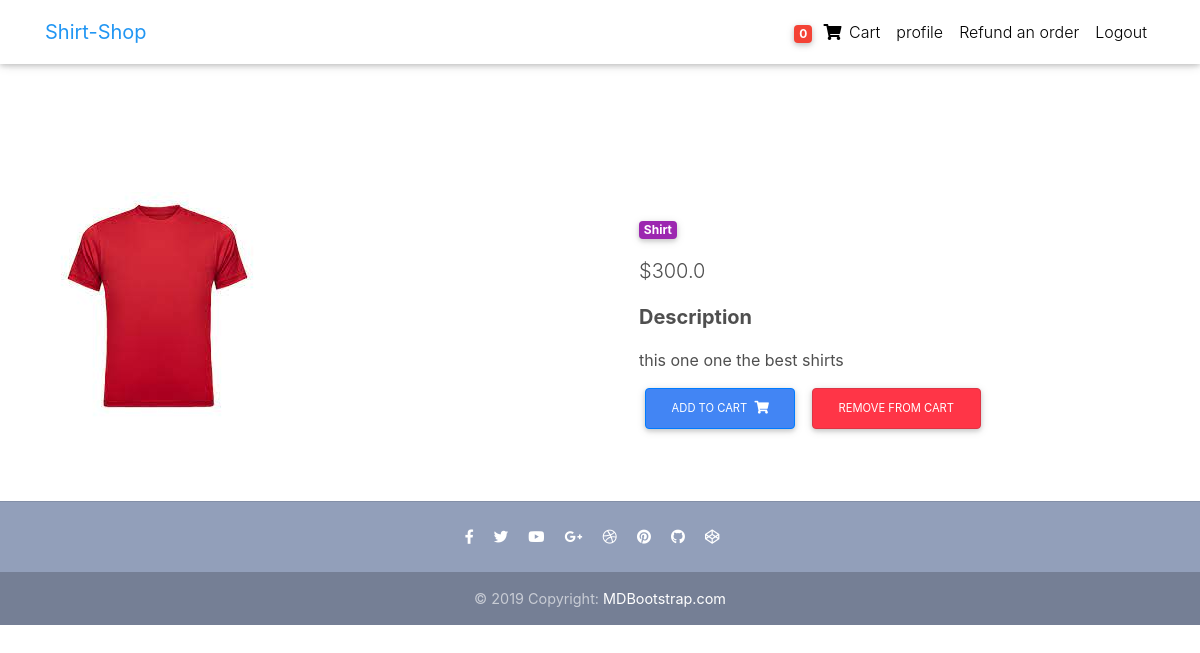
/product/test-1/ (signed in), run on the app's committed database.
### core/models.py (models this page shows, shortened)
class Item(models.Model):
    title = models.CharField(max_length=100)
    price = models.FloatField()
    image = models.ImageField(default="no_product_img.png", upload_to="core_images", null=True, blank=True)
    discount_price = models.FloatField(blank=True, null=True)
    category = models.CharField(choices=CATEGORIES_CHOICES, max_length=2)
    label = models.CharField(choices=LABEL_CHOICES, max_length=1)
    slug = models.SlugField()
    description = models.TextField()
    def get_add_to_cart_url(self):
        return reverse("core:add-to-cart", kwargs={"slug":self.slug})
    def get_remove_from_cart_url(self):
      return reverse("core:remove-from-cart", kwargs={"slug":self.slug})

### core/views.py (the view)
# urls.py: path('product/<slug>/', views.ProductDetailView.as_view(), name="product"),
class ProductDetailView(LoginRequiredMixin, DetailView):
    login_url = 'user-login'
    model = models.Item
    template_name = 'core/product.html'

### core/templatetags/cart_template_tags.py (called while the page is built)
@register.filter
def cart_item_count(user):
    if user.is_authenticated:
        qs = models.Order.objects.filter(user=user, ordered=False)
        if qs.exists():
            return qs[0].items.count()
        else:
            return 0
    else:
        return 0

### templates/core/product.html
{% extends "partials/base.html" %}
{% block content %}
  <main class="mt-5 pt-4">
    <div class="container dark-grey-text mt-5">
      <div class="row wow fadeIn">
        <div class="col-md-6 mb-4">
          <img src="{{item.image.url}}" class="img-fluid" alt="">
        </div>
        <div class="col-md-6 mb-4">
          <div class="p-4">
            <div class="mb-3">
              <a href="">
                <span class="badge purple mr-1">{{ object.get_category_display }}</span>
              </a>
            </div>
            <p class="lead">
              {% if object.discount_price %}
                <span class="mr-1"> <del>${{ object.price }}</del> </span>
                <span>${{ object.discount_price }}</span>
              {% else %}
                <span>${{ object.price }}</span>
              {% endif %}
            </p>
            <p class="lead font-weight-bold">Description</p>
            <p>{{ object.description }}</p>
            <a href="{{ object.get_add_to_cart_url }}" class="btn btn-primary btn-md my-0 p">
              Add to cart
              <i class="fas fa-shopping-cart ml-1"></i>
            </a>
            <a href="{{ object.get_remove_from_cart_url }}" class="btn btn-danger btn-md my-0 p">
              Remove from cart
            </a>
          </div>
        </div>
      </div>
    </div>
  </main>
{% endblock content %}

### templates/partials/navbar.html (shortened to what this page needs)
{% load cart_template_tags  %}
<nav class="navbar fixed-top navbar-expand-lg navbar-light white scrolling-navbar">
  <div class="container">
    <a class="navbar-brand waves-effect" href="/">
      <strong class="blue-text">Shirt-Shop</strong>
    </a>
    <div class="collapse navbar-collapse" id="navbarSupportedContent">
      <ul class="navbar-nav nav-flex-icons">
        {% if request.user.is_authenticated %}
        <li class="nav-item">
          <a href="{% url 'core:order-summary' %}" class="nav-link waves-effect">
            <span class="badge red z-depth-1 mr-1">
              {{ request.user|cart_item_count }}
            </span>
            <i class="fas fa-shopping-cart"></i>
            <span class="clearfix d-none d-sm-inline-block"> Cart </span>
          </a>
        </li>
        <li class="nav-item">
          <a class="nav-link waves-effect" href="{% url 'user-profile' request.user.id %}">
            <span class="clearfix d-none d-sm-inline-block"> profile </span>
          </a>
        </li>
        <li class="nav-item">
          <a class="nav-link waves-effect" href="{% url 'core:request-refund' %}">
            <span class="clearfix d-none d-sm-inline-block"> Refund an order </span>
          </a>
        </li>
        <li class="nav-item">
          <a class="nav-link waves-effect" href="{% url 'user-logout' %}">
            <span class="clearfix d-none d-sm-inline-block"> Logout </span>
          </a>
        </li>
        {% endif %}
      </ul>
    </div>
  </div>
</nav>

### templates/partials/base.html (style rules this page uses)
html, body, header, .carousel { height: 60vh; }

### data on the page
Item: image (picture), category "Shirt", price "300.0", description "this one one the best shirts"

### other printed values
{{ request.user|cart_item_count }} "0"
